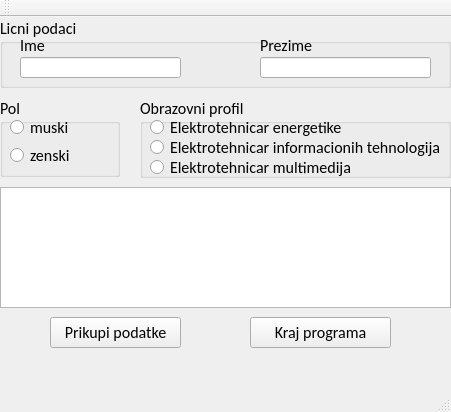
<?xml version="1.0" encoding="UTF-8"?>
<ui version="4.0">
 <class>MainWindow</class>
 <widget class="QMainWindow" name="MainWindow">
  <property name="geometry">
   <rect>
    <x>0</x>
    <y>0</y>
    <width>451</width>
    <height>412</height>
   </rect>
  </property>
  <property name="font">
   <font>
    <family>Calibri</family>
    <pointsize>12</pointsize>
   </font>
  </property>
  <property name="windowTitle">
   <string>MainWindow</string>
  </property>
  <widget class="QWidget" name="centralWidget">
   <widget class="QGroupBox" name="groupBox">
    <property name="geometry">
     <rect>
      <x>0</x>
      <y>0</y>
      <width>451</width>
      <height>71</height>
     </rect>
    </property>
    <property name="title">
     <string>Licni podaci</string>
    </property>
    <widget class="QLineEdit" name="lineEdit">
     <property name="geometry">
      <rect>
       <x>20</x>
       <y>40</y>
       <width>161</width>
       <height>21</height>
      </rect>
     </property>
    </widget>
    <widget class="QLineEdit" name="lineEdit_2">
     <property name="geometry">
      <rect>
       <x>260</x>
       <y>40</y>
       <width>171</width>
       <height>21</height>
      </rect>
     </property>
    </widget>
    <widget class="QLabel" name="label">
     <property name="geometry">
      <rect>
       <x>20</x>
       <y>20</y>
       <width>81</width>
       <height>16</height>
      </rect>
     </property>
     <property name="text">
      <string>Ime</string>
     </property>
    </widget>
    <widget class="QLabel" name="label_2">
     <property name="geometry">
      <rect>
       <x>260</x>
       <y>20</y>
       <width>81</width>
       <height>16</height>
      </rect>
     </property>
     <property name="text">
      <string>Prezime</string>
     </property>
    </widget>
   </widget>
   <widget class="QGroupBox" name="groupBox_2">
    <property name="geometry">
     <rect>
      <x>0</x>
      <y>80</y>
      <width>120</width>
      <height>80</height>
     </rect>
    </property>
    <property name="title">
     <string>Pol</string>
    </property>
    <widget class="QRadioButton" name="radioButton">
     <property name="geometry">
      <rect>
       <x>10</x>
       <y>20</y>
       <width>91</width>
       <height>21</height>
      </rect>
     </property>
     <property name="text">
      <string>muski</string>
     </property>
    </widget>
    <widget class="QRadioButton" name="radioButton_2">
     <property name="geometry">
      <rect>
       <x>10</x>
       <y>50</y>
       <width>82</width>
       <height>17</height>
      </rect>
     </property>
     <property name="text">
      <string>zenski</string>
     </property>
    </widget>
   </widget>
   <widget class="QGroupBox" name="groupBox_3">
    <property name="geometry">
     <rect>
      <x>140</x>
      <y>80</y>
      <width>311</width>
      <height>81</height>
     </rect>
    </property>
    <property name="title">
     <string>Obrazovni profil</string>
    </property>
    <widget class="QRadioButton" name="radioButton_3">
     <property name="geometry">
      <rect>
       <x>10</x>
       <y>20</y>
       <width>221</width>
       <height>21</height>
      </rect>
     </property>
     <property name="text">
      <string>Elektrotehnicar energetike</string>
     </property>
    </widget>
    <widget class="QRadioButton" name="radioButton_4">
     <property name="geometry">
      <rect>
       <x>10</x>
       <y>40</y>
       <width>291</width>
       <height>21</height>
      </rect>
     </property>
     <property name="text">
      <string>Elektrotehnicar informacionih tehnologija</string>
     </property>
    </widget>
    <widget class="QRadioButton" name="radioButton_5">
     <property name="geometry">
      <rect>
       <x>10</x>
       <y>60</y>
       <width>241</width>
       <height>21</height>
      </rect>
     </property>
     <property name="text">
      <string>Elektrotehnicar multimedija</string>
     </property>
    </widget>
   </widget>
   <widget class="QTextEdit" name="textEdit">
    <property name="geometry">
     <rect>
      <x>0</x>
      <y>170</y>
      <width>451</width>
      <height>121</height>
     </rect>
    </property>
   </widget>
   <widget class="QPushButton" name="pushButton">
    <property name="geometry">
     <rect>
      <x>50</x>
      <y>300</y>
      <width>131</width>
      <height>31</height>
     </rect>
    </property>
    <property name="text">
     <string>Prikupi podatke</string>
    </property>
   </widget>
   <widget class="QPushButton" name="pushButton_2">
    <property name="geometry">
     <rect>
      <x>250</x>
      <y>300</y>
      <width>141</width>
      <height>31</height>
     </rect>
    </property>
    <property name="text">
     <string>Kraj programa</string>
    </property>
   </widget>
  </widget>
  <widget class="QMenuBar" name="menuBar">
   <property name="geometry">
    <rect>
     <x>0</x>
     <y>0</y>
     <width>451</width>
     <height>26</height>
    </rect>
   </property>
  </widget>
  <widget class="QToolBar" name="mainToolBar">
   <attribute name="toolBarArea">
    <enum>TopToolBarArea</enum>
   </attribute>
   <attribute name="toolBarBreak">
    <bool>false</bool>
   </attribute>
  </widget>
  <widget class="QStatusBar" name="statusBar"/>
 </widget>
 <layoutdefault spacing="6" margin="11"/>
 <resources/>
 <connections/>
</ui>
